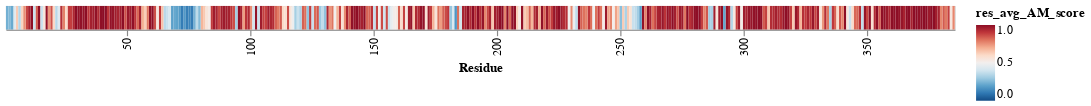

Notebook source saved alongside this figure:
### Code cell
AM_res_avg_heatmap = DMS_heatmaps(am_res_avg, 'res_avg_AM_score')

AM_res_avg_heatmap

### Figure 1 — Vega-Lite specification as saved in the notebook (floating-point values rounded to 4 significant figures; data arrays with more than 128 entries replaced by an {"elided": "..."} marker saying what was removed)
{"config": {"view": {"continuousWidth": 300, "continuousHeight": 300}}, "data": {"name": "data-979b96e72556a4ef1febc1a1bf3f6453"}, "mark": {"type": "rect"}, "encoding": {"color": {"field": "res_avg_AM_score", "scale": {"scheme": "redblue", "domain": [0, 1], "domainMid": 0.5, "clamp": true, "reverse": true}, "type": "quantitative"}, "x": {"axis": {"values": [0, 50, 100, 150, 200, 250, 300, 350]}, "field": "Residue", "type": "ordinal"}}, "width": 800, "$schema": "https://vega.github.io/schema/vega-lite/v5.8.0.json", "datasets": {"data-979b96e72556a4ef1febc1a1bf3f6453": {"elided": "385 records"}}}
